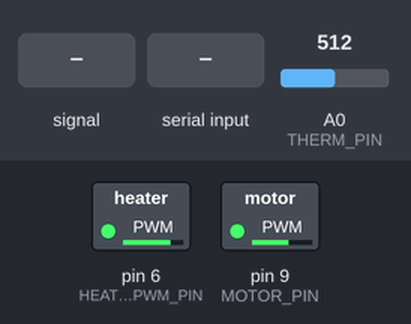
A sketch run on a simulated Arduino Uno, built with avr-gcc and run on an emulated ATmega328P. On the bench: switched loads named in the sketch (green lamp = pin HIGH). Dashed ring = blinking. The inputs (shaded band) are chosen by the test bench; at power-on: A0 (THERM_PIN) = 512. What the sketch prints to the serial monitor is not drawn.

Above: at 1.2 s.
1.3 s: A0 (THERM_PIN) fed a 2 Hz sine of ±306 counts around its level
At 1.8 s:
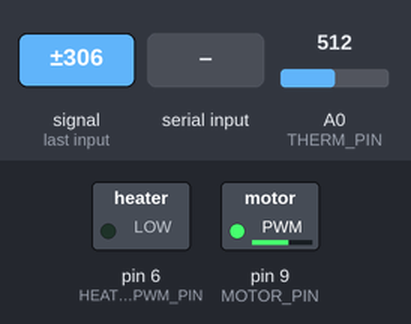
At 4.1 s:
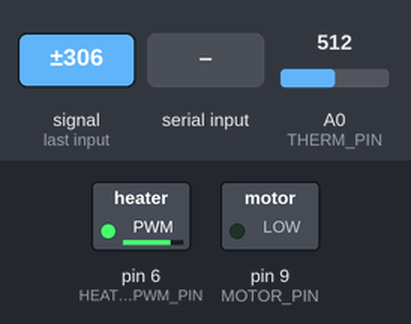
4.3 s: "K" received over Serial
5.8 s: "U" received over Serial
At 6.9 s:
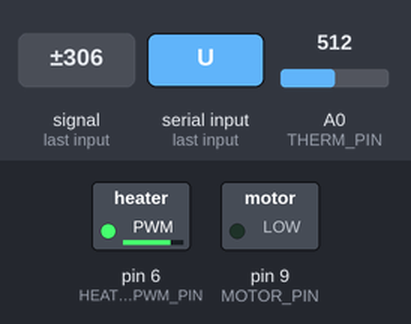
8.0 s: "0" received over Serial
11.0 s: A0 (THERM_PIN) fed a 50 Hz sine of ±306 counts around its level
13.6 s: "1" received over Serial
At 14.7 s:
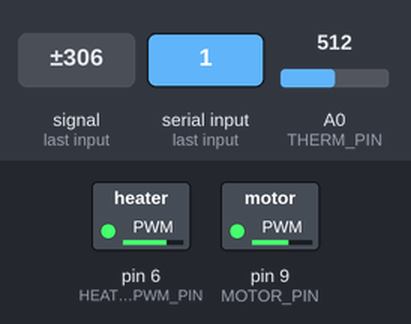
Timing chart, 0 to 17.4 s (numbered marks = the images above; inputs shaded):
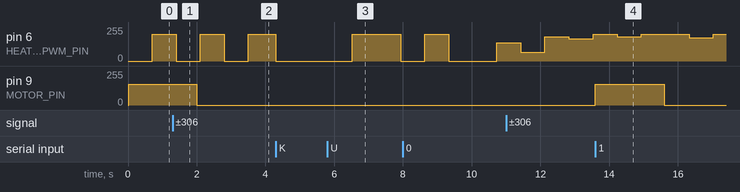

The sketch:

SCC_V1.1.ino
```cpp
#include <Arduino.h>

// ================== PINS ==================
#define THERM_PIN        A0
#define HEATER_PWM_PIN   6    // MOSFET for heater (PWM)
#define MOTOR_PIN        9    // motor control (PWM-capable on UNO)

// ================== SETPOINT ==================
#define SETPOINT_Cx100   10000   // 100.00 C
#define MOTOR_PWM        155     // 0–255

// ================== PID + AUTOTUNE ==================
#define CONTROL_DT_MS    700
#define HEATER_PWM_MAX   200

// Lock heater OFF above setpoint, then only unlock after cooling below this band
#define OFF_LOCKOUT_HIGH_Cx100 10020  // 100.20C
#define OFF_LOCKOUT_LOW_Cx100   9950  // 99.50C

// Relay autotune around setpoint
#define AUTOTUNE_WARMUP_Cx100   9700   // start relay phase near 97.00C (below setpoint)
#define AUTOTUNE_BAND_Cx100      150   // +/-1.50C band
#define AUTOTUNE_HEAT_PWM        200
#define AUTOTUNE_CYCLES            5
#define AUTOTUNE_TIMEOUT_MS  1800000UL // 30 minutes

// ================== SAFETY ==================
#define MAX_Cx100          22000
#define MIN_Cx100          -2000
#define HEATER_KILL_Cx100  16000   // HARD KILL at 160.00C

// ================== MOTOR TIMING ==================
#define MOTOR_PERIOD_MS   180000UL   // cycle period
#define MOTOR_ON_MS         2000UL   // ON duration in each cycle

// ================== RUNTIME LIMIT ==================
#define MAX_RUNTIME_MS 345600000UL  // 96 hours

// ================== ADC -> TEMP TRANSFER FUNCTION ==================
// Calibrated linear fit:
//   tempC = -0.1871 * adc + 167.97
#define TF_M_C_PER_ADC  (-0.1871f)   // slope (°C per ADC count)
#define TF_B_C          (167.97f)    // intercept (°C)

// ================== GLOBALS ==================
uint32_t lastControlMs = 0;

uint32_t motorCycleStart = 0;
bool motorEnabled = false;     // Serial 1/0 controls this

uint32_t programStartMs = 0;
bool runtimeExpired = false;
bool manualKill = false;       // Latched manual kill via Serial ('K' to kill, 'U' to clear)

uint8_t lastPwm = 0;

static bool heating = false;
static bool heaterLockout = false;
static bool pidAutoTuned = false;

enum ControlMode : uint8_t {
  CTRL_AUTOTUNE_WARMUP = 0,
  CTRL_AUTOTUNE_RELAY  = 1,
  CTRL_PID             = 2
};
ControlMode controlMode = CTRL_AUTOTUNE_WARMUP;

// PID terms
float kp = 6.94f;
float ki = 0.10f;
float kd = 120.78f;
float pidIntegral = 0.0f;
float pidLastTempC = 0.0f;
uint32_t pidLastMs = 0;

// Relay autotune bookkeeping
bool relayHigh = true;
int16_t relayPeakHighCx100[AUTOTUNE_CYCLES];
int16_t relayPeakLowCx100[AUTOTUNE_CYCLES];
uint32_t relayPeriodMs[AUTOTUNE_CYCLES];
uint8_t relayCycleCount = 0;
uint8_t relayPeriodCount = 0;
uint32_t lastRiseCrossMs = 0;
int16_t cycleMaxCx100 = -32768;
int16_t cycleMinCx100 = 32767;
uint32_t autotuneStartMs = 0;

// ================== HELPERS ==================
uint16_t readAdcAvg(uint8_t n = 8) {
  uint32_t s = 0;
  for (uint8_t i = 0; i < n; i++) s += analogRead(THERM_PIN);
  return (uint16_t)(s / n);
}

int16_t adcToTempCx100(uint16_t adc) {
  float tempC = (TF_M_C_PER_ADC * (float)adc) + TF_B_C;

  if (tempC > (MAX_Cx100 / 100.0f)) tempC = (MAX_Cx100 / 100.0f);
  if (tempC < (MIN_Cx100 / 100.0f)) tempC = (MIN_Cx100 / 100.0f);

  return (int16_t)(tempC * 100.0f + (tempC >= 0 ? 0.5f : -0.5f));
}

static inline void motorSet(bool on) {
  analogWrite(MOTOR_PIN, on ? MOTOR_PWM : 0);
}

static inline float clampf(float x, float lo, float hi) {
  if (x < lo) return lo;
  if (x > hi) return hi;
  return x;
}

static inline void heaterHardOff() {
  analogWrite(HEATER_PWM_PIN, 0);
  pinMode(HEATER_PWM_PIN, OUTPUT);
  digitalWrite(HEATER_PWM_PIN, LOW);
  lastPwm = 0;
}

static inline void heaterSet(uint8_t pwm) {
  if (pwm == 0) {
    heaterHardOff();
    return;
  }
  if (pwm > HEATER_PWM_MAX) pwm = HEATER_PWM_MAX;
  pinMode(HEATER_PWM_PIN, OUTPUT);
  analogWrite(HEATER_PWM_PIN, pwm);
  lastPwm = pwm;
}

void resetAutotune(uint32_t now) {
  controlMode = CTRL_AUTOTUNE_WARMUP;
  relayHigh = true;
  relayCycleCount = 0;
  relayPeriodCount = 0;
  lastRiseCrossMs = 0;
  cycleMaxCx100 = -32768;
  cycleMinCx100 = 32767;
  autotuneStartMs = now;

  pidIntegral = 0.0f;
  heaterLockout = false;
  pidAutoTuned = false;
  heating = false;
}

void finishAutotune(uint32_t now, int16_t tempCx100) {
  bool usable = (relayCycleCount > 0 && relayPeriodCount > 0);

  if (usable) {
    float highAvgC = 0.0f;
    float lowAvgC  = 0.0f;
    float puSec    = 0.0f;

    for (uint8_t i = 0; i < relayCycleCount; i++) {
      highAvgC += relayPeakHighCx100[i] / 100.0f;
      lowAvgC  += relayPeakLowCx100[i]  / 100.0f;
    }
    for (uint8_t i = 0; i < relayPeriodCount; i++) {
      puSec += relayPeriodMs[i] / 1000.0f;
    }

    highAvgC /= relayCycleCount;
    lowAvgC  /= relayCycleCount;
    puSec    /= relayPeriodCount;

    float ampC = (highAvgC - lowAvgC) * 0.5f;
    if (ampC > 0.10f && puSec > 1.0f) {
      float relayAmp = AUTOTUNE_HEAT_PWM * 0.5f;
      float ku = (4.0f * relayAmp) / (PI * ampC);

      kp = clampf(0.60f * ku, 0.10f, 80.0f);
      ki = clampf((2.0f * kp) / puSec, 0.0f, 6.0f);
      kd = clampf((kp * puSec) / 8.0f, 0.0f, 500.0f);

      pidAutoTuned = true;
    } else {
      usable = false;
    }
  }

  if (!usable) {
    kp = 6.94f;
    ki = 0.10f;
    kd = 120.78f;
    pidAutoTuned = false;
  }

  pidIntegral = 0.0f;
  pidLastTempC = tempCx100 / 100.0f;
  pidLastMs = now;
  controlMode = CTRL_PID;

  Serial.print("PID ready. Kp=");
  Serial.print(kp, 4);
  Serial.print(" Ki=");
  Serial.print(ki, 4);
  Serial.print(" Kd=");
  Serial.print(kd, 4);
  Serial.println(pidAutoTuned ? " (autotuned)" : " (fallback)");
}

uint8_t computeAutotunePwm(int16_t tempCx100, uint32_t now) {
  if ((now - autotuneStartMs) > AUTOTUNE_TIMEOUT_MS) {
    Serial.println("Autotune timeout. Switching to fallback PID gains.");
    finishAutotune(now, tempCx100);
    return 0;
  }

  if (controlMode == CTRL_AUTOTUNE_WARMUP) {
    // Warmup until near the relay-start temperature, then begin relay tuning.
    if (tempCx100 >= AUTOTUNE_WARMUP_Cx100) {
      controlMode = CTRL_AUTOTUNE_RELAY;
      relayHigh = (tempCx100 < SETPOINT_Cx100);
      cycleMaxCx100 = tempCx100;
      cycleMinCx100 = tempCx100;
      Serial.println("Autotune relay phase started.");
      return relayHigh ? AUTOTUNE_HEAT_PWM : 0;
    }

    // Full power warmup
    return AUTOTUNE_HEAT_PWM;
  }

  // Relay (bang-bang) autotune around setpoint +/- band
  if (relayHigh) {
    if (tempCx100 > cycleMaxCx100) cycleMaxCx100 = tempCx100;

    if (tempCx100 >= (SETPOINT_Cx100 + AUTOTUNE_BAND_Cx100)) {
      relayHigh = false;
      cycleMinCx100 = tempCx100;
      return 0;
    }
    return AUTOTUNE_HEAT_PWM;
  }

  if (tempCx100 < cycleMinCx100) cycleMinCx100 = tempCx100;

  if (tempCx100 <= (SETPOINT_Cx100 - AUTOTUNE_BAND_Cx100)) {
    if (relayCycleCount < AUTOTUNE_CYCLES) {
      relayPeakHighCx100[relayCycleCount] = cycleMaxCx100;
      relayPeakLowCx100[relayCycleCount]  = cycleMinCx100;
      relayCycleCount++;
    }

    if (lastRiseCrossMs != 0 && relayPeriodCount < AUTOTUNE_CYCLES) {
      relayPeriodMs[relayPeriodCount++] = now - lastRiseCrossMs;
    }
    lastRiseCrossMs = now;

    if (relayCycleCount >= AUTOTUNE_CYCLES) {
      finishAutotune(now, tempCx100);
      return 0;
    }

    relayHigh = true;
    cycleMaxCx100 = tempCx100;
    return AUTOTUNE_HEAT_PWM;
  }

  return 0;
}

uint8_t computePidPwm(int16_t tempCx100, uint32_t now) {
  if (pidLastMs == 0) {
    pidLastMs = now;
    pidLastTempC = tempCx100 / 100.0f;
    return 0;
  }

  // Hysteresis lockout
  if (tempCx100 >= OFF_LOCKOUT_HIGH_Cx100) heaterLockout = true;
  if (tempCx100 <= OFF_LOCKOUT_LOW_Cx100)  heaterLockout = false;

  float tempC = tempCx100 / 100.0f;
  float dt = (now - pidLastMs) / 1000.0f;
  if (dt <= 0.0f) dt = CONTROL_DT_MS / 1000.0f;

  // Hard-ish behavior: if at/above setpoint, force heater off and clear integral
  if (heaterLockout || tempCx100 >= SETPOINT_Cx100) {
    pidIntegral = 0.0f;
    pidLastTempC = tempC;
    pidLastMs = now;
    return 0;
  }

  float error  = (SETPOINT_Cx100 / 100.0f) - tempC;
  float dInput = (tempC - pidLastTempC) / dt;

  float iNext  = clampf(pidIntegral + error * dt, -400.0f, 400.0f);
  float output = kp * error + ki * iNext - kd * dInput;

  if (output > HEATER_PWM_MAX) {
    output = HEATER_PWM_MAX;
    if (error > 0.0f) iNext = pidIntegral;
  } else if (output < 0.0f) {
    output = 0.0f;
    if (error < 0.0f) iNext = pidIntegral;
  }

  pidIntegral = iNext;
  pidLastTempC = tempC;
  pidLastMs = now;
  return (uint8_t)(output + 0.5f);
}

// ================== SETUP ==================
void setup() {
  pinMode(HEATER_PWM_PIN, OUTPUT);
  pinMode(MOTOR_PIN, OUTPUT);

  heaterSet(0);
  motorSet(false);
  motorEnabled = true; // auto-enable motor timer after every reset/boot

  Serial.begin(115200);

  uint32_t now = millis();
  lastControlMs = now;
  motorCycleStart = now;
  programStartMs = now;
  runtimeExpired = false;

  // ALWAYS autotune every reset, then PID holds 100C.
  resetAutotune(now);

  Serial.println("Boot: AUTOTUNE every reset -> then PID hold at 100C.");
  Serial.println("Motor timer auto-enabled on reset. Send '0' to disable, '1' to re-enable.");
  Serial.println("Send 't' to restart PID autotune.");
  Serial.println("Send 'K' to MANUAL KILL (heater+motor OFF, latched). Send 'U' to clear.");
  Serial.println("Safety: HARD-KILL at 160C, forced heater LOW when off, runtime limit 96h.");
}

// ================== LOOP ==================
void loop() {
  uint32_t now = millis();

  // ===== HARD STOP (heater + motor) =====
  if (!runtimeExpired && (now - programStartMs >= MAX_RUNTIME_MS)) {
    runtimeExpired = true;
    heaterSet(0);
    motorSet(false);
    motorEnabled = false;
    Serial.println("⛔ Runtime limit reached. System shut down.");
  }

  if (runtimeExpired) {
    delay(1000);
    return;
  }

  // ----- READ TEMP -----
  uint16_t adc = readAdcAvg();
  int16_t tempCx100 = adcToTempCx100(adc);
  float tempC_now = tempCx100 * 0.01f;

  // ----- SERIAL CONTROL -----
  // Commands:
  //   K = manual kill (latched): heater OFF + motor OFF + motor timer disabled
  //   U = clear manual kill
  //   0 = disable motor timer
  //   1 = enable motor timer
  //   t/T = restart PID autotune
  while (Serial.available()) {
    char c = Serial.read();

    if (c == 'K' || c == 'k') {
      manualKill = true;
      heaterSet(0);
      motorEnabled = false;
      motorSet(false);
      Serial.println("🛑 MANUAL KILL: heater OFF, motor OFF (latched)");
    } else if (c == 'U' || c == 'u') {
      manualKill = false;
      Serial.println("✅ MANUAL KILL CLEARED");
      pidIntegral = 0.0f;
      pidLastTempC = tempC_now;
      pidLastMs = now;
    } else if (c == '0') {
      motorEnabled = false;
      motorSet(false);
      Serial.println("Motor DISABLED (stopped)");
    } else if (c == '1') {
      motorEnabled = true;
      motorCycleStart = now;
      Serial.println("Motor ENABLED (timer running)");
    } else if (c == 't' || c == 'T') {
      Serial.println("Restarting autotune...");
      resetAutotune(now);
    }
  }

  // ----- MANUAL KILL OVERRIDE -----
  if (manualKill) {
    heaterSet(0);
    motorSet(false);
    delay(50);
    return;
  }

  // ----- CONTROL UPDATE TIMING -----
  if ((now - lastControlMs) >= CONTROL_DT_MS) {
    lastControlMs = now;

    // ----- SAFETY CHECKS -----
    bool sensorBad = (tempCx100 < MIN_Cx100 || tempCx100 > MAX_Cx100);
    bool hardKill  = (tempCx100 >= HEATER_KILL_Cx100);
    uint8_t pwmCmd = 0;

    if (sensorBad || hardKill) {
      heating = false;
      heaterLockout = true;
      pidIntegral = 0.0f;
      pwmCmd = 0;
    } else {
      if (controlMode == CTRL_PID) {
        pwmCmd = computePidPwm(tempCx100, now);
      } else {
        pwmCmd = computeAutotunePwm(tempCx100, now);
      }
      heating = (pwmCmd > 0);
    }

    if (!heating) pwmCmd = 0;
    heaterSet(pwmCmd);
  }

  // ----- MOTOR TIMER (only if enabled) -----
  if (motorEnabled) {
    if ((now - motorCycleStart) >= MOTOR_PERIOD_MS) {
      motorCycleStart = now;
    }
    motorSet(((now - motorCycleStart) < MOTOR_ON_MS));
  } else {
    motorSet(false);
  }

  // Reassert LOW continuously when heater is commanded off.
  if (lastPwm == 0) {
    digitalWrite(HEATER_PWM_PIN, LOW);
  }

  // ----- DEBUG -----
  // ----- UART STATUS OUTPUT -----
static uint32_t lastPrint = 0;

if (now - lastPrint > 1000) {
  lastPrint = now;

  uint32_t uptimeSec = (now - programStartMs) / 1000;
  uint32_t uptimeMin = uptimeSec / 60;
  uint32_t uptimeRemSec = uptimeSec % 60;

  Serial.print("T=");
Serial.print(tempCx100 * 0.01f, 2);
Serial.print(",ON=");
Serial.print(heating ? 1 : 0);
Serial.print(",KILL=");
Serial.println(manualKill ? 1 : 0);

Serial.print("HEAT=");
Serial.print(heating ? "ON" : "OFF");
Serial.print(",ADC=");
Serial.print(adc);
Serial.print(",TEMP=");
Serial.print(tempCx100 * 0.01f, 2);
Serial.print(",PWM=");
Serial.print(lastPwm);
Serial.print(",MOTOR=");
Serial.print((motorEnabled && ((now - motorCycleStart) < MOTOR_ON_MS)) ? "ON" : "OFF");
Serial.print(",UPTIME=");
Serial.print(uptimeMin);
Serial.print("m");
Serial.print(uptimeRemSec);
Serial.println("s");

}
}
```

Measured:
- after the input at 1.3 s, pin 6 (HEATER_PWM_PIN): alternates 200/255 for 0.70 s and 0/255 for 0.70 s, starting after 0.10 s
- after the input at 5.8 s, pin 6 (HEATER_PWM_PIN): 0/255 → 200/255 after 0.73 s, → 0/255 1.4 s later
- after the input at 13.6 s, pin 9 (MOTOR_PIN): 0/255 → 155/255 at once, → 0/255 2.0 s later
